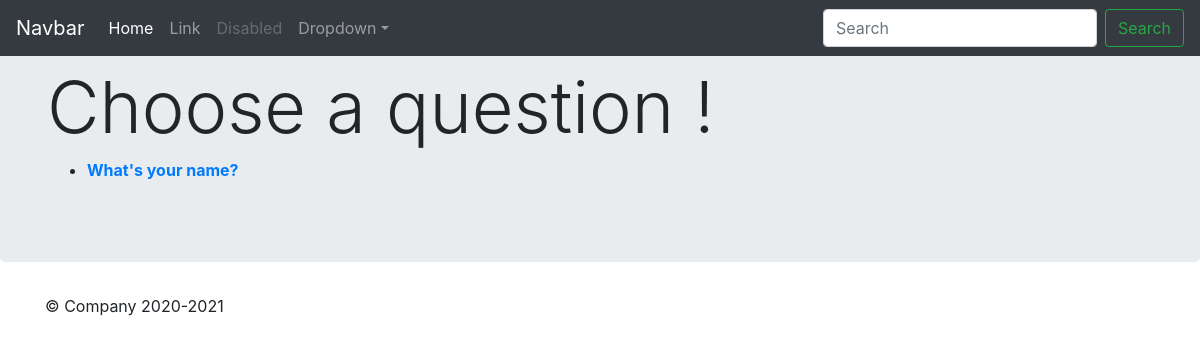
The page /polls/ on the database as committed earlier.
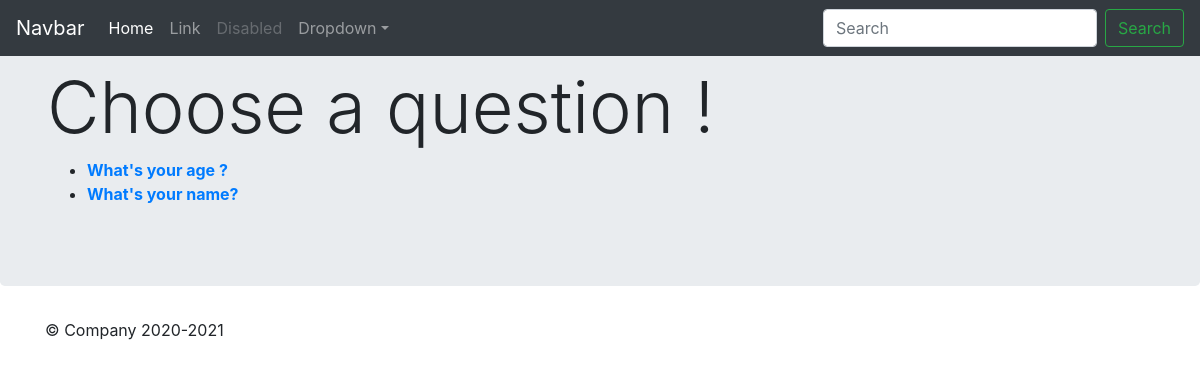
The same page on the database as committed later.
### polls/models.py (models this page shows, shortened)
class Question (models.Model):
    question_text=models.CharField(max_length=200)
    pub_date=models.DateTimeField('Date published')

### polls/views.py (the view)
def index (request):
    list_questions = Question.objects.order_by('-pub_date')[:5]
    context = {'list_questions': list_questions}
    return render(request, 'polls/index.html', context)

### polls/templates/polls/index.html
{% extends 'polls/base.html' %}
{% block main_content %}
{% if list_questions %}
<ul>
    {% for q in list_questions %}
        <li>
            <a href="{% url 'polls:detail' q.id %}"> <b> {{ q.question_text }} </b></a>
        </li>
    {% endfor %}
</ul>
{% else %}
    <p> You don't have any questions! Please add some. </p>
{% endif %}
{% endblock %}

Rows that differ between the two databases and show on the page:
added Question: question_text "What's your age ?"
